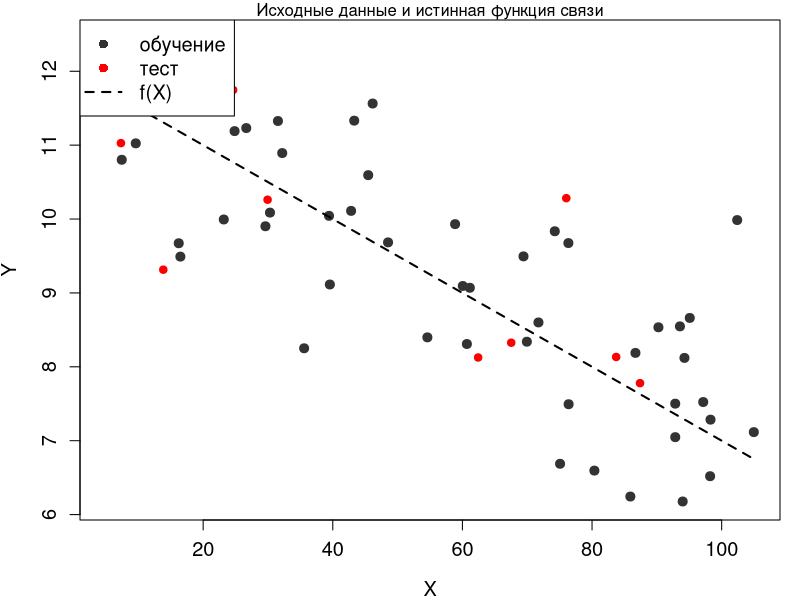
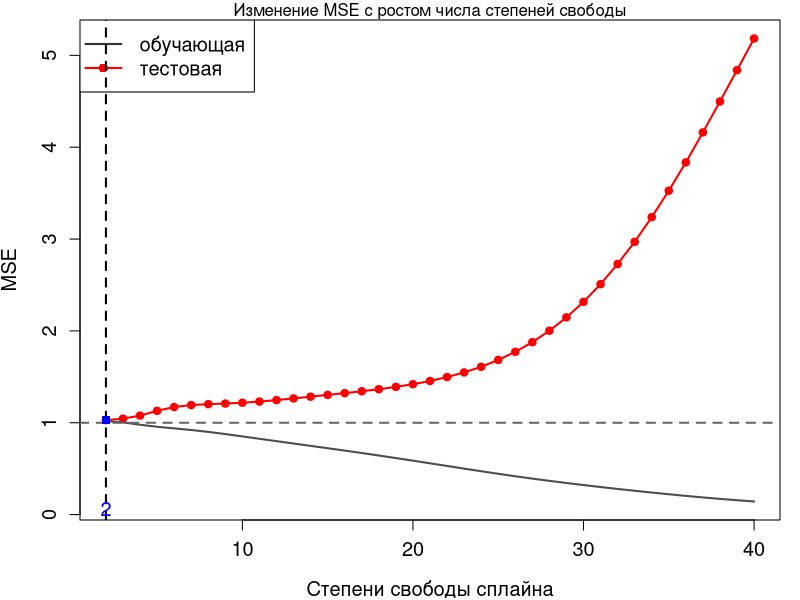
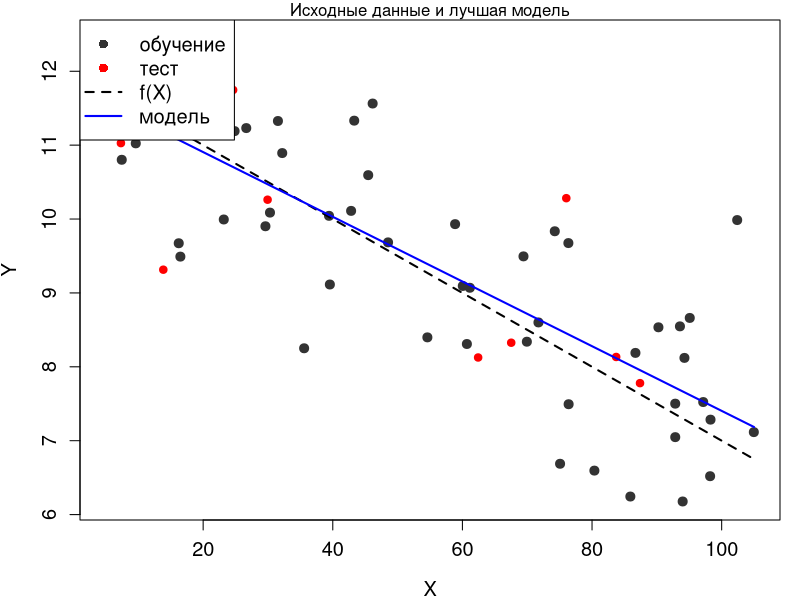
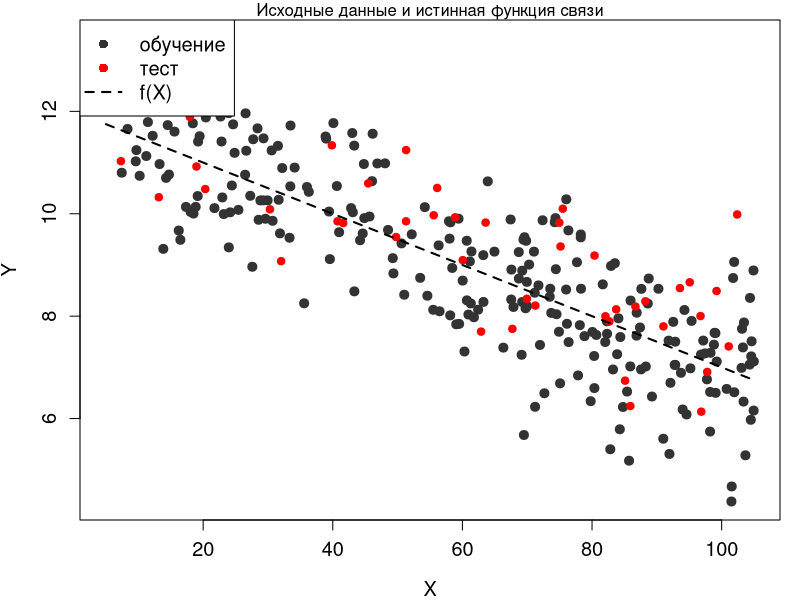
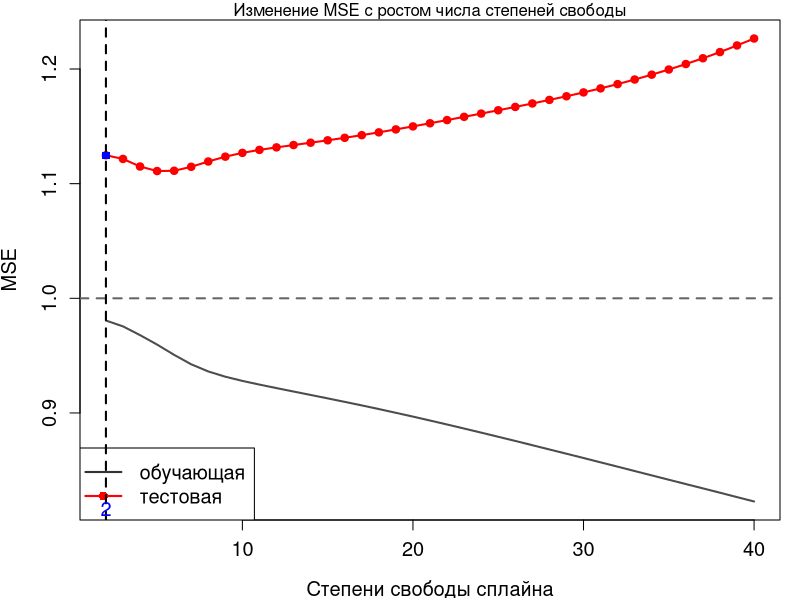
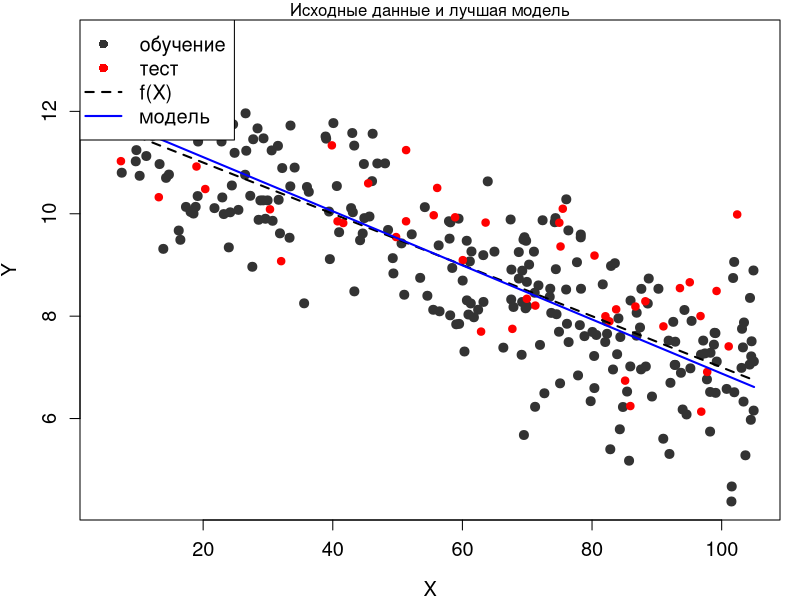

R code for these plots, in order:
## ---- chunk 1
knitr::opts_chunk$set(echo = TRUE)
## ---- chunk 2
#  Генерируем данные ###########################################################

my.seed <- 1486372882    # ядро
n.all <- 60              # наблюдений всего
train.percent <- 0.85    # доля обучающей выборки
res.sd <- 1              # стандартное отклонение случайного шума
x.min <- 5               # границы изменения X: нижняя
x.max <- 105             #  и верхняя

# фактические значения x
set.seed(my.seed)
x <- runif(x.min, x.max, n = n.all)

# случайный шум
set.seed(my.seed)
res <- rnorm(mean = 0, sd = res.sd, n = n.all)

# отбираем наблюдения в обучающую выборку
set.seed(my.seed)
inTrain <- sample(seq_along(x), size = train.percent*n.all)

# истинная функция взаимосвязи
y.func <- function(x) {12-0.05*x}

# для графика истинной взаимосвязи
x.line <- seq(x.min, x.max, length = n.all)
y.line <- y.func(x.line)

# фактические значения y (с шумом)
y <- y.func(x) + res

# Создаём векторы с данными для построения графиков ############################

# наблюдения на обучающей выборке
x.train <- x[inTrain]
y.train <- y[inTrain]

# наблюдения на тестовой выборке
x.test <- x[-inTrain]
y.test <- y[-inTrain]
## ---- chunk 3
#  График 1: Исходные данные на график #########################################

# убираем широкие поля рисунка
par(mar = c(4, 4, 1, 1))

# наименьшие/наибольшие значения по осям
x.lim <- c(x.min, x.max)
y.lim <- c(min(y), max(y))

# наблюдения с шумом (обучающая выборка)
plot(x.train, y.train, 
     col = grey(0.2), bg = grey(0.2), pch = 21,
     xlab = 'X', ylab = 'Y', 
     xlim = x.lim, ylim = y.lim, 
     cex = 1.2, cex.lab = 1.2, cex.axis = 1.2)

# наблюдения тестовой выборки
points(x.test, y.test,
       col = 'red', bg = 'red', pch = 21)

# истинная функция
lines(x.line, y.line,
      lwd = 2, lty = 2)
# заголовок
mtext('Исходные данные и истинная функция связи', side = 3)

# легенда
legend('topleft', legend = c('обучение', 'тест', 'f(X)'),
       pch = c(16, 16, NA), 
       col = c(grey(0.2), 'red', 'black'),  
       lty = c(0, 0, 2), lwd = c(1, 1, 2), cex = 1.2)
## ---- chunk 4
#  Строим модель №2 из лекции (df = 6) #########################################

# модель 2 (сплайн с df = 6)
mod <- smooth.spline(x = x.train, y = y.train, df = 6)

# модельные значения для расчёта ошибок
y.model.train <- predict(mod, data.frame(x = x.train))$y[, 1]
y.model.test <- predict(mod, data.frame(x = x.test))$y[, 1]

# считаем средний квадрат ошибки на обечающей и тестовой выборке
MSE <- c(sum((y.train - y.model.train)^2) / length(x.train),
         sum((y.test - y.model.test)^2) / length(x.test))
names(MSE) <- c('train', 'test')
round(MSE, 2)
## ---- chunk 5
#  Теперь строим модели с df от 2 до 40 ########################################

# максимальное число степеней свободы для модели сплайна
max.df <- 40

tbl <- data.frame(df = 2:max.df)   # таблица для записи ошибок
tbl$MSE.train <- 0                 # столбец: ошибки на обучающей выборке
tbl$MSE.test <- 0                  # столбец: ошибки на тестовой выборке

# цикл по степеням свободы
for (i in 2:max.df) {
    # строим модель
    mod <- smooth.spline(x = x.train, y = y.train, df = i)
    
    # модельные значения для расчёта ошибок
    y.model.train <- predict(mod, data.frame(x = x.train))$y[, 1]
    y.model.test <- predict(mod, data.frame(x = x.test))$y[, 1]
    
    # считаем средний квадрат ошибки на обечающей и тестовой выборке
    MSE <- c(sum((y.train - y.model.train)^2) / length(x.train),
             sum((y.test - y.model.test)^2) / length(x.test))
    
    # записываем ошибки в модель
    tbl[tbl$df == i, c('MSE.train', 'MSE.test')] <- MSE
}

# первые строки таблицы
head(tbl)
## ---- chunk 6
#  График 2: Зависимость MSE от гибкости модели ################################

plot(tbl$df, tbl$MSE.test,
     type = 'l', col = 'red', lwd = 2,
     xlab = 'Степени свободы сплайна', ylab = 'MSE',
     ylim = c(min(tbl$MSE.train, tbl$MSE.test), 
              max(tbl$MSE.train, tbl$MSE.test)),
     cex = 1.2, cex.lab = 1.2, cex.axis = 1.2)

points(tbl$df, tbl$MSE.test,
       pch = 21, col = 'red', bg = 'red')

lines(tbl$df, tbl$MSE.train, 
      col = grey(0.3), lwd = 2)
# неустранимая ошибка
abline(h = res.sd,
       lty = 2, col = grey(0.4), lwd = 2)

# степени свободы у наименьшей ошибки на тестовой выборке
min.MSE.test <- min(tbl$MSE.test)
df.min.MSE.test <- 
  tbl[tbl$MSE.test == min.MSE.test,
      'df']

# сообщение в консоль
message(paste0('Наименьшая MSE на тестовой выборке равна ', 
               round(min.MSE.test, 2),  
               ' и достигается при df = ', df.min.MSE.test, '.'))

# компромисс между точностью и простотой модели по графику
df.my.MSE.test <- 2
my.MSE.test <- 
  tbl[tbl$df == df.my.MSE.test,
      'MSE.test']

# легенда
legend('topleft', legend = c('обучающая', 'тестовая'),
       pch = c(NA, 16), 
       col = c(grey(0.2), 'red'),  
       lty = c(1, 1), lwd = c(2, 2), cex = 1.2)

# сообщение в консоль
message(paste0('Компромисс между точностью и сложностью модели при df = ', 
               df.my.MSE.test, ', MSE = ', round(my.MSE.test, 2), '.'))

# ставим точку на графике
abline(v = 2,
       lty = 2, lwd = 2)
points(2, my.MSE.test,
       pch = 15, col = 'blue')
mtext(df.my.MSE.test, 
      side = 1, line = -1, at = df.my.MSE.test, col = 'blue', cex = 1.2)

mtext('Изменение MSE с ростом числа степеней свободы', side = 3)
## ---- chunk 7
#  График 3: Лучшая модель (компромисс между гибкостью и точностью) ############

mod.MSE.test <- 
  smooth.spline(x.train, y.train, 
                df = df.my.MSE.test)

# для гладких графиков модели
x.model.plot <- seq(x.min, x.max, length = 250)
y.model.plot <- predict(mod.MSE.test, data.frame(x = x.model.plot))$y[, 1]

# убираем широкие поля рисунка
par(mar = c(4, 4, 1, 1))

# наименьшие/наибольшие значения по осям
x.lim <- c(x.min, x.max)
y.lim <- c(min(y), max(y))

# наблюдения с шумом (обучающая выборка)
plot(x.train, y.train,
     col = grey(0.2), bg = grey(0.2), pch = 21,
     xlab = 'X', ylab = 'Y', 
     xlim = x.lim, ylim = y.lim, 
     cex = 1.2, cex.lab = 1.2, cex.axis = 1.2)

# наблюдения тестовой выборки
points(x.test, y.test,
       col = 'red', bg = 'red', pch = 21)

# истинная функция
lines(x.line, y.line,
      lwd = 2, lty = 2)

# модель
lines(x.model.plot, y.model.plot,
      lwd = 2, col = 'blue')

# заголовок
mtext('Исходные данные и лучшая модель', side = 3)

# легенда
legend('topleft', legend = c('обучение', 'тест', 'f(X)', 'модель'),
       pch = c(16, 16, NA, NA), 
       col = c(grey(0.2), 'red', 'black', 'blue'),  
       lty = c(0, 0, 2, 1), lwd = c(1, 1, 2, 2), cex = 1.2)
## ---- chunk 8
#  Генерируем данные ###########################################################

# ядро
my.seed <- 1486372882

# наблюдений всего
n.all <- 300
# доля обучающей выборки
train.percent <- 0.85
# стандартное отклонение случайного шума
res.sd <- 1
# границы изменения X
x.min <- 5
x.max <- 105

# фактические значения x
set.seed(my.seed)
x <- runif(x.min, x.max, n = n.all)


# случайный шум
set.seed(my.seed)
res <- rnorm(0, res.sd, n = n.all)


# отбираем наблюдения в обучающую выборку
set.seed(my.seed)
inTrain <- sample(seq_along(x), 
                  size = n.all*train.percent)


# истинная функция взаимосвязи 
y.func <- function(x) {12-0.05*x}

# для графика истинной взаимосвязи
x.line <- seq(x.min, x.max, length = n.all)
y.line <- y.func(x.line)

# фактические значения y (с шумом)
y <- y.func(x) + res


# Создаём векторы с данными для построения графиков ############################

# наблюдения на обучающей выборке
x.train <- x[inTrain]
y.train <- y[inTrain]

# наблюдения на тестовой выборке
x.test <- x[-inTrain]
y.test <- y[-inTrain]

#  График 1: Исходные данные на график #########################################

# убираем широкие поля рисунка
par(mar = c(4, 4, 1, 1))

# наименьшие/наибольшие значения по осям
x.lim <- c(x.min, x.max)
y.lim <- c(min(y), max(y))

# наблюдения с шумом (обучающая выборка)
plot(x.train, y.train, 
     col = grey(0.2), bg = grey(0.2), pch = 21,
     xlab = 'X', ylab = 'Y', 
     xlim = x.lim, ylim = y.lim, 
     cex = 1.2, cex.lab = 1.2, cex.axis = 1.2)

# наблюдения тестовой выборки
points(x.test, y.test,
       col = 'red', bg = 'red', pch = 21)

# истинная функция
lines(x.line, y.line,
      lwd = 2, lty = 2)
# заголовок
mtext('Исходные данные и истинная функция связи', side = 3)

# легенда
legend('topleft', legend = c('обучение', 'тест', 'f(X)'),
       pch = c(16, 16, NA), 
       col = c(grey(0.2), 'red', 'black'),  
       lty = c(0, 0, 2), lwd = c(1, 1, 2), cex = 1.2)

#  Строим модель ###############################################################

# модель 2 (сплайн с df = 6)
mod <- smooth.spline(x = x.train, y = y.train, df = 6)

# модельные значения для расчёта ошибок
y.model.train <- predict(mod, 
                         data.frame(x = x.train))$y[, 1]

y.model.test <- predict(mod, 
                        data.frame(x = x.test))$y[, 1]


# считаем средний квадрат ошибки на обучающей и тестовой выборке
MSE <- c(mean((y.train - y.model.train)^2),
         mean((y.test - y.model.test)^2))
names(MSE) <- c('train', 'test')


#  Цикл по степеням свободы ####################################################

# максимальное число степеней свободы для модели сплайна
max.df <- 40
# таблица для записи ошибок
tbl <- data.frame(df = 2:max.df)
# ошибки на обучающей выборке
tbl$MSE.train <- 0
# ошибки на тестовой выборке
tbl$MSE.test <- 0


for (i in 2:max.df) {
  # модель
  mod <- smooth.spline(x = x.train, 
                       y = y.train, 
                       df = i)
  
  # модельные значения для расчёта ошибок
  y.model.train <- 
    predict(mod, 
            data.frame(x = x.train))$y[, 1]
  y.model.test <- 
    predict(mod, 
            data.frame(x = x.test))$y[, 1]
  
  # считаем средний квадрат ошибки на обучающей и тестовой выборке
  MSE <- c(mean((y.train - y.model.train)^2),
           mean((y.test - y.model.test)^2))
  
  # записываем результат в таблицу
  tbl[tbl$df == i, c('MSE.train', 'MSE.test')] <- MSE
}

#  График 2: Зависимость MSE от гибкости модели ################################

plot(tbl$df, tbl$MSE.test,
     type = 'l', col = 'red', lwd = 2,
     xlab = 'Степени свободы сплайна', ylab = 'MSE',
     ylim = c(min(tbl$MSE.train, tbl$MSE.test), 
              max(tbl$MSE.train, tbl$MSE.test)),
     cex = 1.2, cex.lab = 1.2, cex.axis = 1.2)

points(tbl$df, tbl$MSE.test,
       pch = 21, col = 'red', bg = 'red')

lines(tbl$df, tbl$MSE.train, 
      col = grey(0.3), lwd = 2)
# неустранимая ошибка
abline(h = res.sd,
       lty = 2, col = grey(0.4), lwd = 2)

# степени свободы у наименьшей ошибки на тестовой выборке
min.MSE.test <- min(tbl$MSE.test)
df.min.MSE.test <- 
  tbl[tbl$MSE.test == min.MSE.test,
      'df']

# сообщение в консоль
message(paste0('Наименьшая MSE на тестовой выборке равна ', 
               round(min.MSE.test, 2),  
               ' и достигается при df = ', df.min.MSE.test, '.'))

# компромисс между точностью и простотой модели по графику
df.my.MSE.test <- 2
my.MSE.test <- 
  tbl[tbl$df == df.my.MSE.test,
      'MSE.test']

# легенда
legend('bottomleft', legend = c('обучающая', 'тестовая'),
       pch = c(NA, 16), 
       col = c(grey(0.2), 'red'),  
       lty = c(1, 1), lwd = c(2, 2), cex = 1.2)

# сообщение в консоль
message(paste0('Компромисс между точностью и сложностью модели при df = ', 
               df.my.MSE.test, ', MSE = ', round(my.MSE.test, 2), '.'))

# ставим точку на графике
abline(v = 2,
       lty = 2, lwd = 2)
points(2, my.MSE.test,
       pch = 15, col = 'blue')
mtext(df.my.MSE.test, 
      side = 1, line = -1, at = df.my.MSE.test, col = 'blue', cex = 1.2)

mtext('Изменение MSE с ростом числа степеней свободы', side = 3)

#  График 3: Лучшая модель (компромисс между гибкостью и точностью) ############

mod.MSE.test <- 
  smooth.spline(x.train, y.train, 
                df = df.my.MSE.test)

# для гладких графиков модели
x.model.plot <- seq(x.min, x.max, length = 250)
y.model.plot <- predict(mod.MSE.test, data.frame(x = x.model.plot))$y[, 1]

# убираем широкие поля рисунка
par(mar = c(4, 4, 1, 1))

# наименьшие/наибольшие значения по осям
x.lim <- c(x.min, x.max)
y.lim <- c(min(y), max(y))

# наблюдения с шумом (обучающая выборка)
plot(x.train, y.train,
     col = grey(0.2), bg = grey(0.2), pch = 21,
     xlab = 'X', ylab = 'Y', 
     xlim = x.lim, ylim = y.lim, 
     cex = 1.2, cex.lab = 1.2, cex.axis = 1.2)

# наблюдения тестовой выборки
points(x.test, y.test,
       col = 'red', bg = 'red', pch = 21)

# истинная функция
lines(x.line, y.line,
      lwd = 2, lty = 2)

# модель
lines(x.model.plot, y.model.plot,
      lwd = 2, col = 'blue')

# заголовок
mtext('Исходные данные и лучшая модель', side = 3)

# легенда
legend('topleft', legend = c('обучение', 'тест', 'f(X)', 'модель'),
       pch = c(16, 16, NA, NA), 
       col = c(grey(0.2), 'red', 'black', 'blue'),  
       lty = c(0, 0, 2, 1), lwd = c(1, 1, 2, 2), cex = 1.2)

